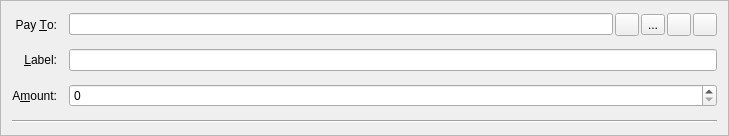
<?xml version="1.0" encoding="UTF-8"?>
<ui version="4.0">
 <class>SendCoinsEntry</class>
 <widget class="QFrame" name="SendCoinsEntry">
  <property name="geometry">
   <rect>
    <x>0</x>
    <y>0</y>
    <width>729</width>
    <height>136</height>
   </rect>
  </property>
  <property name="windowTitle">
   <string>Form</string>
  </property>
  <property name="frameShape">
   <enum>QFrame::StyledPanel</enum>
  </property>
  <property name="frameShadow">
   <enum>QFrame::Sunken</enum>
  </property>
  <layout class="QGridLayout" name="gridLayout">
   <property name="spacing">
    <number>12</number>
   </property>
   <item row="3" column="1">
    <layout class="QHBoxLayout" name="payToLayout">
     <property name="spacing">
      <number>2</number>
     </property>
     <item>
      <widget class="QValidatedLineEdit" name="payTo">
       <property name="toolTip">
        <string>The address to send the payment to  (e.g. C8gZqgY4r2RoEdqYk3QsAqFckyf9pRHN6i)</string>
       </property>
       <property name="maxLength">
        <number>34</number>
       </property>
      </widget>
     </item>
     <item>
      <widget class="QToolButton" name="addressBookButton">
       <property name="toolTip">
        <string>Choose address from address book</string>
       </property>
       <property name="text">
        <string/>
       </property>
       <property name="icon">
        <iconset resource="../bitcoin.qrc">
         <normaloff>:/icons/address-book</normaloff>:/icons/address-book</iconset>
       </property>
       <property name="shortcut">
        <string>Alt+A</string>
       </property>
      </widget>
     </item>
     <item>
      <widget class="QToolButton" name="camButton">
       <property name="toolTip">
        <string>Show camera window for QR code</string>
       </property>
       <property name="text">
        <string>...</string>
       </property>
       <property name="icon">
        <iconset resource="../bitcoin.qrc">
         <normaloff>:/icons/camera</normaloff>:/icons/camera</iconset>
       </property>
      </widget>
     </item>
     <item>
      <widget class="QToolButton" name="pasteButton">
       <property name="toolTip">
        <string>Paste address from clipboard</string>
       </property>
       <property name="text">
        <string/>
       </property>
       <property name="icon">
        <iconset resource="../bitcoin.qrc">
         <normaloff>:/icons/editpaste</normaloff>:/icons/editpaste</iconset>
       </property>
       <property name="shortcut">
        <string>Alt+P</string>
       </property>
      </widget>
     </item>
     <item>
      <widget class="QToolButton" name="deleteButton">
       <property name="toolTip">
        <string>Remove this recipient</string>
       </property>
       <property name="text">
        <string/>
       </property>
       <property name="icon">
        <iconset resource="../bitcoin.qrc">
         <normaloff>:/icons/remove</normaloff>:/icons/remove</iconset>
       </property>
      </widget>
     </item>
    </layout>
   </item>
   <item row="4" column="0">
    <widget class="QLabel" name="label_4">
     <property name="text">
      <string>&amp;Label:</string>
     </property>
     <property name="alignment">
      <set>Qt::AlignRight|Qt::AlignTrailing|Qt::AlignVCenter</set>
     </property>
     <property name="buddy">
      <cstring>addAsLabel</cstring>
     </property>
    </widget>
   </item>
   <item row="5" column="0">
    <widget class="QLabel" name="label">
     <property name="text">
      <string>A&amp;mount:</string>
     </property>
     <property name="alignment">
      <set>Qt::AlignRight|Qt::AlignTrailing|Qt::AlignVCenter</set>
     </property>
     <property name="buddy">
      <cstring>payAmount</cstring>
     </property>
    </widget>
   </item>
   <item row="5" column="1">
    <widget class="BitcoinAmountField" name="payAmount"/>
   </item>
   <item row="3" column="0">
    <widget class="QLabel" name="label_2">
     <property name="text">
      <string>Pay &amp;To:</string>
     </property>
     <property name="alignment">
      <set>Qt::AlignRight|Qt::AlignTrailing|Qt::AlignVCenter</set>
     </property>
     <property name="buddy">
      <cstring>payTo</cstring>
     </property>
    </widget>
   </item>
   <item row="4" column="1">
    <layout class="QHBoxLayout" name="horizontalLayout_2">
     <property name="spacing">
      <number>0</number>
     </property>
     <item>
      <widget class="QValidatedLineEdit" name="addAsLabel">
       <property name="enabled">
        <bool>true</bool>
       </property>
       <property name="toolTip">
        <string>Enter a label for this address to add it to your address book</string>
       </property>
      </widget>
     </item>
    </layout>
   </item>
   <item row="6" column="0" colspan="2">
    <widget class="Line" name="line">
     <property name="styleSheet">
      <string notr="true"/>
     </property>
     <property name="lineWidth">
      <number>1</number>
     </property>
     <property name="orientation">
      <enum>Qt::Horizontal</enum>
     </property>
    </widget>
   </item>
  </layout>
 </widget>
 <customwidgets>
  <customwidget>
   <class>BitcoinAmountField</class>
   <extends>QSpinBox</extends>
   <header>bitcoinamountfield.h</header>
   <container>1</container>
  </customwidget>
  <customwidget>
   <class>QValidatedLineEdit</class>
   <extends>QLineEdit</extends>
   <header>qvalidatedlineedit.h</header>
  </customwidget>
 </customwidgets>
 <resources>
  <include location="../bitcoin.qrc"/>
 </resources>
 <connections/>
</ui>
